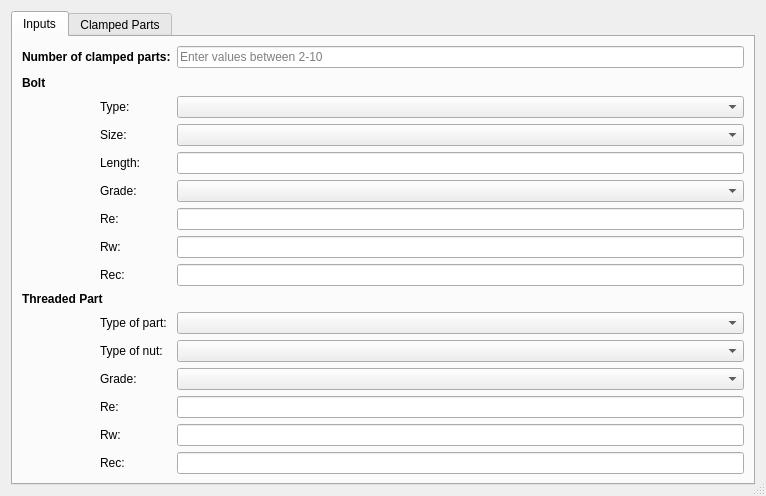
<?xml version="1.0" encoding="UTF-8"?>
<ui version="4.0">
 <class>bolt_ui</class>
 <widget class="QDialog" name="bolt_ui">
  <property name="geometry">
   <rect>
    <x>0</x>
    <y>0</y>
    <width>766</width>
    <height>459</height>
   </rect>
  </property>
  <property name="sizePolicy">
   <sizepolicy hsizetype="Expanding" vsizetype="Expanding">
    <horstretch>0</horstretch>
    <verstretch>0</verstretch>
   </sizepolicy>
  </property>
  <property name="windowTitle">
   <string>Bolt Calculation UX</string>
  </property>
  <property name="sizeGripEnabled">
   <bool>true</bool>
  </property>
  <property name="modal">
   <bool>false</bool>
  </property>
  <layout class="QHBoxLayout" name="horizontalLayout">
   <item>
    <widget class="QTabWidget" name="tabWidget">
     <property name="sizePolicy">
      <sizepolicy hsizetype="Preferred" vsizetype="Preferred">
       <horstretch>0</horstretch>
       <verstretch>0</verstretch>
      </sizepolicy>
     </property>
     <property name="currentIndex">
      <number>0</number>
     </property>
     <widget class="QWidget" name="tab">
      <attribute name="title">
       <string>Inputs</string>
      </attribute>
      <layout class="QGridLayout" name="gridLayout">
       <item row="1" column="0">
        <spacer name="verticalSpacer">
         <property name="orientation">
          <enum>Qt::Vertical</enum>
         </property>
         <property name="sizeHint" stdset="0">
          <size>
           <width>20</width>
           <height>40</height>
          </size>
         </property>
        </spacer>
       </item>
       <item row="6" column="3">
        <widget class="QLineEdit" name="lengthText"/>
       </item>
       <item row="6" column="1">
        <widget class="QLabel" name="label_3">
         <property name="text">
          <string>Length:</string>
         </property>
        </widget>
       </item>
       <item row="14" column="0" colspan="2">
        <widget class="QLabel" name="label_7">
         <property name="text">
          <string>&lt;html&gt;&lt;head/&gt;&lt;body&gt;&lt;p&gt;&lt;span style=&quot; font-weight:600;&quot;&gt;Threaded Part&lt;/span&gt;&lt;/p&gt;&lt;/body&gt;&lt;/html&gt;</string>
         </property>
        </widget>
       </item>
       <item row="15" column="3">
        <widget class="QComboBox" name="partCombo"/>
       </item>
       <item row="17" column="1">
        <widget class="QLabel" name="label_10">
         <property name="text">
          <string>Grade:</string>
         </property>
        </widget>
       </item>
       <item row="15" column="1">
        <widget class="QLabel" name="label_8">
         <property name="text">
          <string>Type of part:</string>
         </property>
        </widget>
       </item>
       <item row="7" column="3">
        <widget class="QComboBox" name="gradeCombo"/>
       </item>
       <item row="9" column="1">
        <widget class="QLabel" name="label_11">
         <property name="text">
          <string>Re:</string>
         </property>
        </widget>
       </item>
       <item row="18" column="3">
        <widget class="QLineEdit" name="renutlineEdit"/>
       </item>
       <item row="19" column="3">
        <widget class="QLineEdit" name="rwnutlineEdit"/>
       </item>
       <item row="20" column="3">
        <widget class="QLineEdit" name="recnutlineEdit"/>
       </item>
       <item row="18" column="1">
        <widget class="QLabel" name="label_14">
         <property name="text">
          <string>Re:</string>
         </property>
        </widget>
       </item>
       <item row="19" column="1">
        <widget class="QLabel" name="label_15">
         <property name="text">
          <string>Rw:</string>
         </property>
        </widget>
       </item>
       <item row="20" column="1">
        <widget class="QLabel" name="label_16">
         <property name="text">
          <string>Rec:</string>
         </property>
        </widget>
       </item>
       <item row="5" column="3">
        <widget class="QComboBox" name="sizeCombo"/>
       </item>
       <item row="4" column="1">
        <widget class="QLabel" name="label_6">
         <property name="text">
          <string>Type:</string>
         </property>
        </widget>
       </item>
       <item row="0" column="0" colspan="2">
        <widget class="QLabel" name="label">
         <property name="text">
          <string>&lt;html&gt;&lt;head/&gt;&lt;body&gt;&lt;p&gt;&lt;span style=&quot; font-weight:600;&quot;&gt;Number of clamped parts:&lt;/span&gt;&lt;/p&gt;&lt;/body&gt;&lt;/html&gt;</string>
         </property>
        </widget>
       </item>
       <item row="17" column="3">
        <widget class="QComboBox" name="gradeNutCombo"/>
       </item>
       <item row="16" column="3">
        <widget class="QComboBox" name="nutCombo"/>
       </item>
       <item row="5" column="1">
        <widget class="QLabel" name="label_5">
         <property name="text">
          <string>Size:</string>
         </property>
        </widget>
       </item>
       <item row="16" column="1">
        <widget class="QLabel" name="label_9">
         <property name="text">
          <string>Type of nut:</string>
         </property>
        </widget>
       </item>
       <item row="4" column="3">
        <widget class="QComboBox" name="typeCombo"/>
       </item>
       <item row="3" column="0">
        <widget class="QLabel" name="label_2">
         <property name="text">
          <string>&lt;html&gt;&lt;head/&gt;&lt;body&gt;&lt;p&gt;&lt;span style=&quot; font-weight:600;&quot;&gt;Bolt&lt;/span&gt;&lt;/p&gt;&lt;/body&gt;&lt;/html&gt;</string>
         </property>
        </widget>
       </item>
       <item row="0" column="3">
        <widget class="QLineEdit" name="nClampedPartsText">
         <property name="placeholderText">
          <string>Enter values between 2-10</string>
         </property>
        </widget>
       </item>
       <item row="10" column="3">
        <widget class="QLineEdit" name="rwlineedit">
         <property name="enabled">
          <bool>true</bool>
         </property>
         <property name="readOnly">
          <bool>true</bool>
         </property>
        </widget>
       </item>
       <item row="11" column="3">
        <widget class="QLineEdit" name="reclineedit">
         <property name="enabled">
          <bool>true</bool>
         </property>
         <property name="readOnly">
          <bool>true</bool>
         </property>
        </widget>
       </item>
       <item row="10" column="1">
        <widget class="QLabel" name="label_12">
         <property name="text">
          <string>Rw:</string>
         </property>
        </widget>
       </item>
       <item row="7" column="1">
        <widget class="QLabel" name="label_4">
         <property name="text">
          <string>Grade:</string>
         </property>
        </widget>
       </item>
       <item row="11" column="1">
        <widget class="QLabel" name="label_13">
         <property name="text">
          <string>Rec:</string>
         </property>
        </widget>
       </item>
       <item row="9" column="3">
        <widget class="QLineEdit" name="relineedit">
         <property name="enabled">
          <bool>true</bool>
         </property>
         <property name="readOnly">
          <bool>true</bool>
         </property>
        </widget>
       </item>
       <item row="2" column="0">
        <spacer name="verticalSpacer_2">
         <property name="orientation">
          <enum>Qt::Vertical</enum>
         </property>
         <property name="sizeHint" stdset="0">
          <size>
           <width>20</width>
           <height>40</height>
          </size>
         </property>
        </spacer>
       </item>
      </layout>
     </widget>
     <widget class="QWidget" name="tab_2">
      <attribute name="title">
       <string>Clamped Parts</string>
      </attribute>
     </widget>
    </widget>
   </item>
  </layout>
 </widget>
 <resources/>
 <connections/>
</ui>
